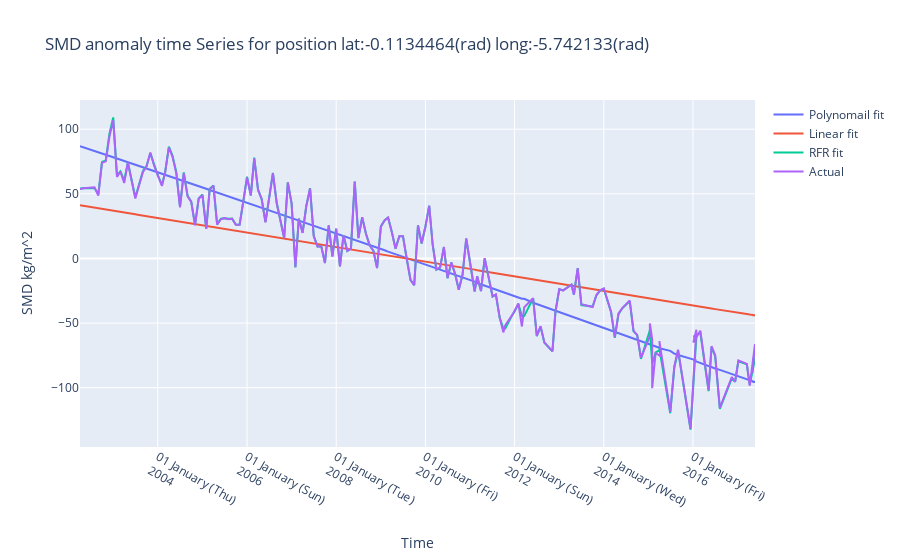

Notebook code for this chart:
### Code cell
fig = go.Figure()
fig.add_trace(go.Scatter(x=data_smd[:, 2], y=y[2], mode='lines', name = "Polynomail fit"))
fig.add_trace(go.Scatter(x=data_smd[:, 2], y=y[1], mode='lines', name = "Linear fit"))
fig.add_trace(go.Scatter(x=data_smd[:, 2], y=y[0], mode='lines', name = "RFR fit"))
fig.add_trace(go.Scatter(x=data_smd[:, 2], y=data_smd[:, 1], mode='lines', name = "Actual"))
fig.update_layout(
    title = 'SMD anomaly time Series for position '+"lat:-"+
            str(gravity_processor.lat[pix_idx])+"(rad) long:-"+str(gravity_processor.long[pix_idx])+"(rad)",
    xaxis_tickformat = '%d %B (%a)<br>%Y',
    yaxis_title = "SMD kg/m^2",
    xaxis_title = "Time"
)
fig.show()

### Figure 1 — Plotly figure (JSON) as saved in the notebook; plotly's stock layout.template omitted (floating-point values rounded to 4 significant figures; data arrays with more than 128 entries replaced by an {"elided": "..."} marker saying what was removed)
{"data": [{"mode": "lines", "name": "Polynomail fit", "type": "scatter", "x": {"elided": "165 str values"}, "y": {"elided": "165 float values"}}, {"mode": "lines", "name": "Linear fit", "type": "scatter", "x": {"elided": "165 str values"}, "y": {"elided": "165 float values"}}, {"mode": "lines", "name": "RFR fit", "type": "scatter", "x": {"elided": "165 str values"}, "y": {"elided": "165 float values"}}, {"mode": "lines", "name": "Actual", "type": "scatter", "x": {"elided": "165 str values"}, "y": {"elided": "165 float values"}}], "layout": {"title": {"text": "SMD anomaly time Series for position lat:-0.1134464(rad) long:-5.742133(rad)"}, "xaxis": {"tickformat": "%d %B (%a)<br>%Y", "title": {"text": "Time"}}, "yaxis": {"title": {"text": "SMD kg/m^2"}}}}
